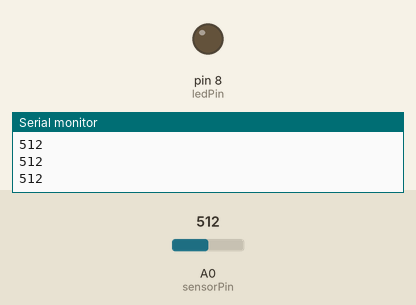
The sketch below on a simulated Arduino Uno, built with avr-gcc and run on an emulated ATmega328P. Parts: output pins drawn as LEDs (lit = HIGH), the last lines printed to the serial monitor. The inputs (shaded band) are chosen by the test bench; at power-on: A0 (sensorPin) = 512.

Above: at 1.2 s.
1.3 s: A0 (sensorPin) set to 316
2.8 s: A0 (sensorPin) set to 284
At 3.6 s:
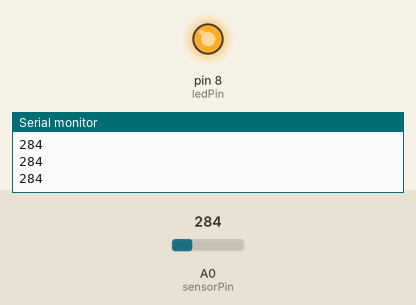
4.3 s: A0 (sensorPin) set to 306
At 4.7 s:
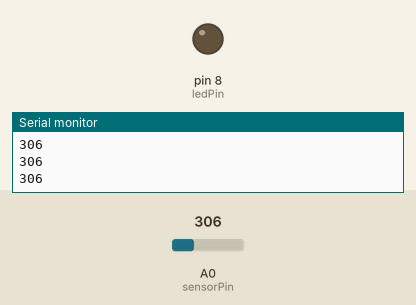
5.8 s: A0 (sensorPin) set to 290
At 7.1 s:
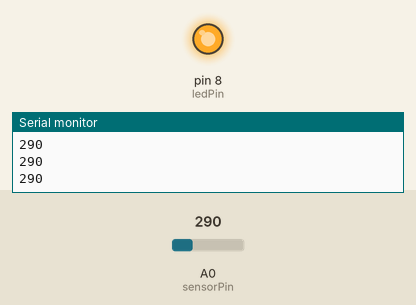
Timing chart, 0 to 8.3 s (numbered marks = the images above; inputs shaded):
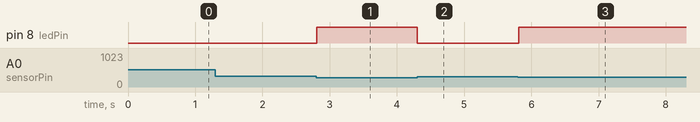

Measured:
- the behaviour switches between 300 and 299 on A0 (sensorPin) (found by bisection; images 0 and 1)
- after the input at 2.8 s, pin 8 (ledPin): LOW → HIGH at once
- after the input at 4.3 s, pin 8 (ledPin): HIGH → LOW at once
- after the input at 5.8 s, pin 8 (ledPin): LOW → HIGH at once

The sketch:

photoSensorLedEthernetShield.ino
```cpp
/*
  Photosensor + LED + ethernet shield example
  Nº4 (pg 27)
 */
int ledPin = 8; // led 8
int sensorPin = A0; //e.g LDR
int sensorValue = 0;

// the setup routine runs once when you press reset:
void setup() {
  // initialize the digital pin as an output.
  Serial.begin(9600);
  pinMode(ledPin, OUTPUT);
}

// the loop routine runs over and over again forever:
void loop() {
  sensorValue = analogRead(sensorPin);
  Serial.println(sensorValue); //log 0 or 1

  if (sensorValue < 300)
  {
    digitalWrite(ledPin, HIGH);
  }
  else
  {
    digitalWrite(ledPin, LOW);
  }
}
```
